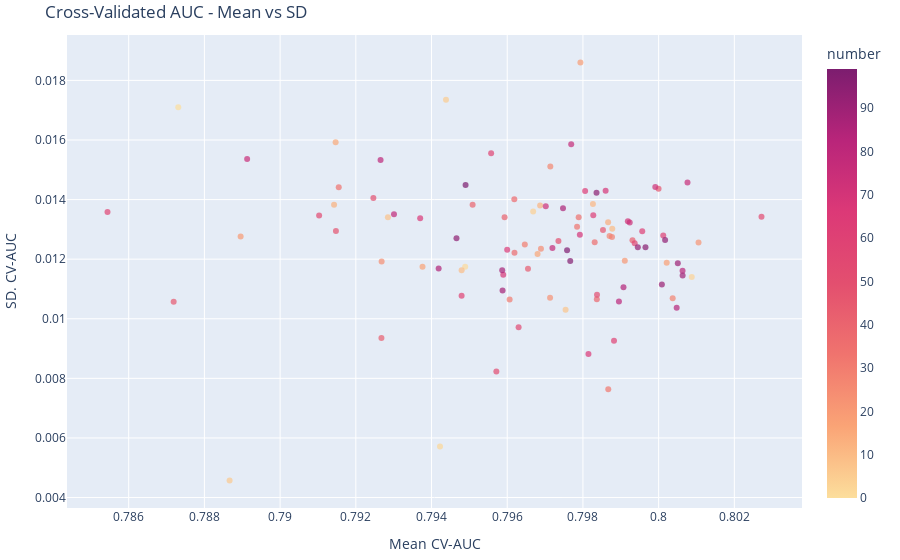

Notebook cell for this chart:
### Code cell
result = lgb_study1.trials_dataframe()
fig = px.scatter(result, x='value', y='user_attrs_val_std', hover_data=['number'], opacity=.7, 
                 color='number', color_continuous_scale=px.colors.sequential.Sunsetdark,
                 title='Cross-Validated AUC - Mean vs SD')
fig.update_layout(margin=dict(l=20, r=10, t=35, b=20), height=400, xaxis_title='Mean CV-AUC', yaxis_title='SD. CV-AUC')
